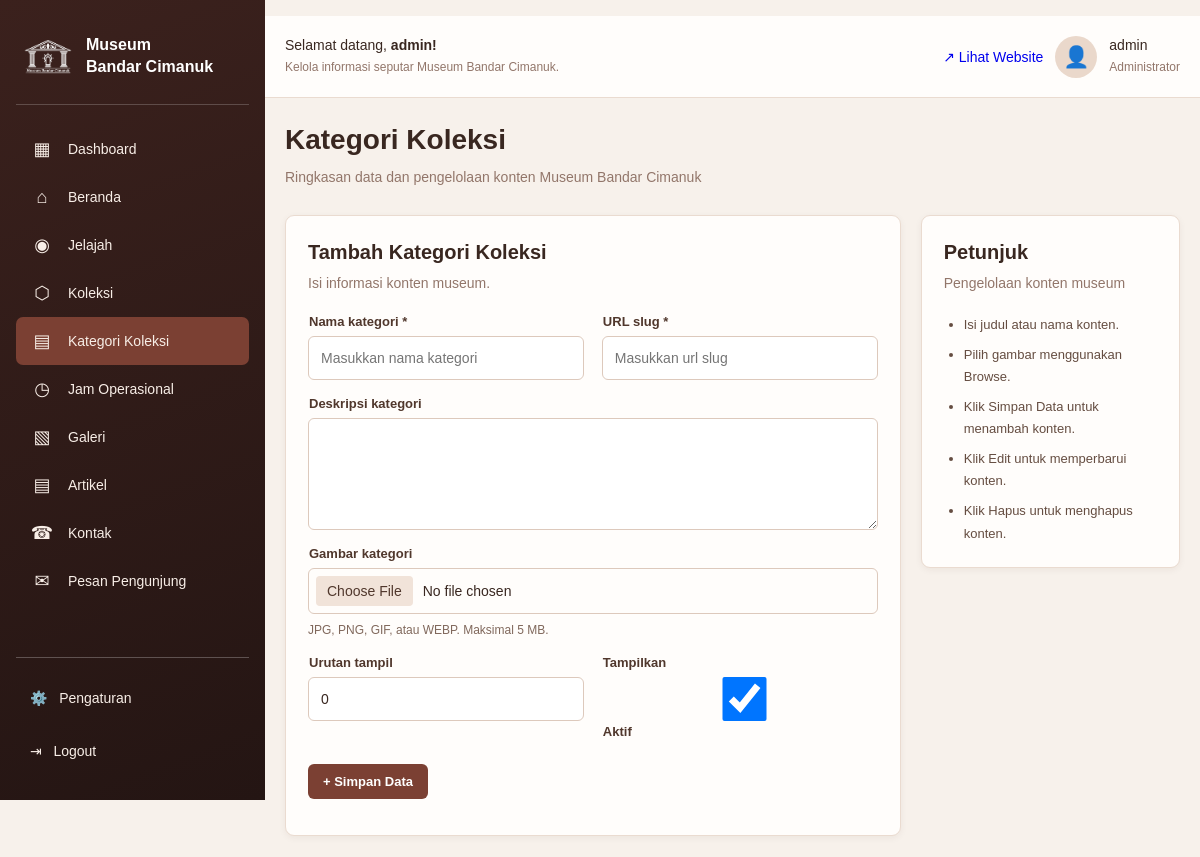
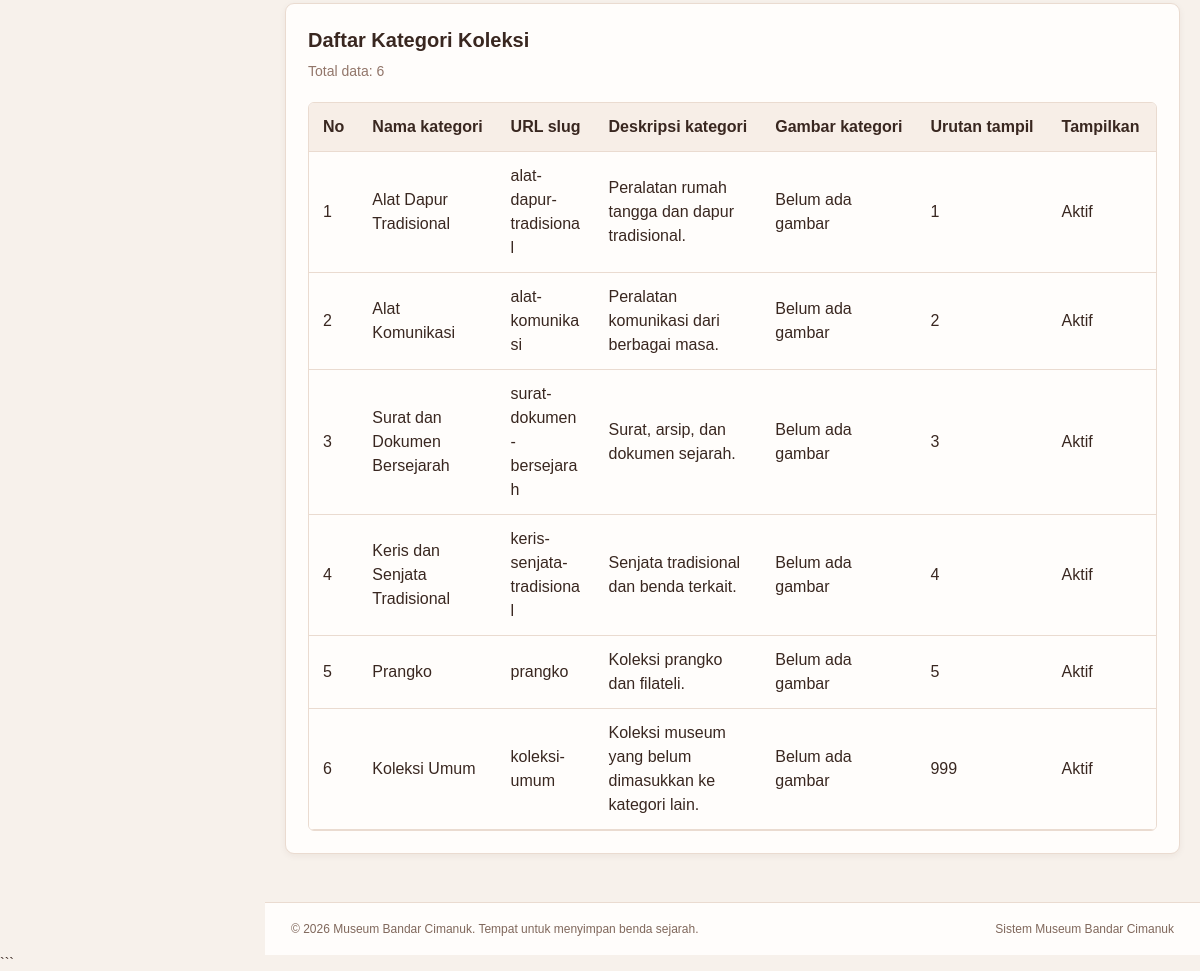
/kategori-koleksi.php (signed in), run on the app's committed database (2 pictures, top to bottom).
### tables this page shows
CREATE TABLE IF NOT EXISTS kategori_koleksi (
 id INT AUTO_INCREMENT PRIMARY KEY, nama VARCHAR(150) NOT NULL, slug VARCHAR(180) NOT NULL UNIQUE,
 deskripsi TEXT, gambar VARCHAR(255), sort_order INT NOT NULL DEFAULT 0,
 is_published TINYINT(1) NOT NULL DEFAULT 1,
 created_at TIMESTAMP DEFAULT CURRENT_TIMESTAMP,
 updated_at TIMESTAMP DEFAULT CURRENT_TIMESTAMP ON UPDATE CURRENT_TIMESTAMP
);

### kategori-koleksi.php (called while the page is built, shortened)
<?php
$table = 'kategori_koleksi';
$label = 'Kategori Koleksi';
$fields = [
    'nama' => ['label' => 'Nama kategori', 'type' => 'text', 'required' => true],
    'slug' => ['label' => 'URL slug', 'type' => 'text', 'required' => true],
    'deskripsi' => ['label' => 'Deskripsi kategori', 'type' => 'textarea', 'rows' => 4],
    'gambar' => ['label' => 'Gambar kategori', 'type' => 'image'],
    'sort_order' => ['label' => 'Urutan tampil', 'type' => 'number', 'min' => 0],
    'is_published' => ['label' => 'Tampilkan', 'type' => 'checkbox', 'default' => 1],
];
require 'crud_page.php';
?>

### crud_page.php (the view, shortened to what this page needs)
<?php
require_once 'auth.php';
require_once 'layout.php';
$normalizedFields = [];
foreach ($fields as $key => $field) {
    $normalizedFields[$key] = is_array($field)
        ? $field + ['label' => $key, 'type' => 'text']
        : ['label' => $field, 'type' => $key === 'gambar' ? 'image' : 'text'];
}
$edit = null;
$result = $conn->query("SELECT * FROM `$table` ORDER BY sort_order ASC, id DESC");
?>
<div class="two-col">
    <div class="panel">
        <div class="panel-head">
            <div>
                <h2>
                    <?= $edit ? 'Edit' : 'Tambah' ?>
                    <?= e($label) ?>
                </h2>
                <p>Isi informasi konten museum.</p>
            </div>
        </div>
        <form
            method="post"
            enctype="multipart/form-data"
            class="crud-form"
        >
            <?php foreach ($normalizedFields as $key => $field): ?>
                <?php $type = $field['type']; ?>
                <div class="form-field <?= in_array($type, ['textarea', 'image'], true) ? 'form-field-wide' : '' ?>">
                    <label for="content-<?= e($key) ?>">
                        <?= e($field['label']) ?>
                        <?= !empty($field['required']) ? '*' : '' ?>
                    </label>
                <?php if ($type === 'image'): ?>
                    <input
                        id="content-<?= e($key) ?>"
                        type="file"
                        name="<?= e($key) ?>"
                        accept=".jpg,.jpeg,.png,.gif,.webp"
                    >
                    <small class="field-help">JPG, PNG, GIF, atau WEBP. Maksimal 5 MB.</small>
                <?php elseif ($type === 'textarea'): ?>
                    <textarea
                        id="content-<?= e($key) ?>"
                        name="<?= e($key) ?>"
                        rows="<?= (int) ($field['rows'] ?? 4) ?>"
                        <?= !empty($field['required']) ? 'required' : '' ?>
                    ><?= e($edit[$key] ?? '') ?></textarea>
                <?php elseif ($type === 'checkbox'): ?>
                    <label class="checkbox-field">
                        <input
                            id="content-<?= e($key) ?>"
                            type="checkbox"
                            name="<?= e($key) ?>"
                            value="1"
                            <?= isset($edit[$key]) ? (!empty($edit[$key]) ? 'checked' : '') : (!empty($field['default']) ? 'checked' : '') ?>
                        >
                        <?= e($field['checked_label'] ?? 'Aktif') ?>
                    </label>
                <?php else: ?>
                    <input
                        id="content-<?= e($key) ?>"
                        type="<?= e(in_array($type, ['date', 'time', 'number', 'email', 'url', 'tel'], true) ? $type : 'text') ?>"
                        name="<?= e($key) ?>"
                        value="<?= e($edit[$key] ?? ($field['default'] ?? ($type === 'number' ? 0 : ''))) ?>"
                        <?= !empty($field['required']) ? 'required' : '' ?>
                        <?= isset($field['min']) ? 'min="' . (int) $field['min'] . '"' : '' ?>
                        <?= $type === 'number' ? 'step="1"' : '' ?>
                        placeholder="Masukkan <?= e(strtolower($field['label'])) ?>"
                    >
                <?php endif; ?>
                </div>
            <?php endforeach; ?>
            <div class="form-actions">
                <button
                    type="submit"
                    class="btn primary"
                >
                    <?= $edit ? 'Simpan Perubahan' : '+ Simpan Data' ?>
                </button>
            </div>
        </form>
    </div>
    <div class="panel">
        <div class="panel-head">
            <div>
                <h2>Petunjuk</h2>
                <p>Pengelolaan konten museum</p>
            </div>
        </div>
        <ul class="help-list">
            <li>Isi judul atau nama konten.</li>
            <li>Pilih gambar menggunakan Browse.</li>
            <li>Klik Simpan Data untuk menambah konten.</li>
            <li>Klik Edit untuk memperbarui konten.</li>
            <li>Klik Hapus untuk menghapus konten.</li>
        </ul>
    </div>
</div>
<div class="panel">
    <div class="panel-head">
        <div>
            <h2>Daftar <?= e($label) ?></h2>
            <p>
                Total data:
                <?= $result ? $result->num_rows : 0 ?>
            </p>
        </div>
    </div>
    <div class="table-wrap">
        <table class="crud-table">
            <thead>
                <tr>
                    <th>No</th>
                    <?php foreach ($normalizedFields as $field): ?>
                        <th><?= e($field['label']) ?></th>
                    <?php endforeach; ?>
                    <th>Tanggal Update</th>
                </tr>
            </thead>
            <tbody>
                <?php if ($result && $result->num_rows > 0): ?>
                    <?php $no = 1; ?>
                    <?php while ($row = $result->fetch_assoc()): ?>
                        <tr>
                            <td><?= $no++ ?></td>
                            <?php foreach ($normalizedFields as $key => $field): ?>
                                <td class="<?= $field['type'] === 'image' ? 'image-cell' : 'text-cell' ?>">
                                    <?php if ($field['type'] === 'image' && !empty($row[$key]) && is_file(__DIR__ . '/assets/uploads/' . basename($row[$key]))): ?>
                                        <img
                                            class="content-image"
                                            src="assets/uploads/<?= e(basename($row[$key])) ?>"
                                            alt="Gambar konten"
                                        >
                                    <?php elseif ($field['type'] === 'image'): ?>
                                        Belum ada gambar
                                    <?php elseif ($field['type'] === 'checkbox'): ?>
                                        <?= !empty($row[$key]) ? e($field['checked_label'] ?? 'Aktif') : 'Tidak' ?>
                                    <?php elseif ($field['type'] === 'select'): ?>
                                        <?= e($field['options'][$row[$key] ?? ''] ?? $row[$key] ?? '-') ?>
                                    <?php else: ?>
                                        <?= e(
                                            mb_strimwidth(
                                                $row[$key] ?? '',
                                                0,
                                                70,
                                                '...'
                                            )
                                        ) ?>
                                    <?php endif; ?>
                                </td>
                            <?php endforeach; ?>
                            <td class="date-cell">
                            </td>
                        </tr>
                    <?php endwhile; ?>
                <?php endif; ?>
            </tbody>
        </table>
    </div>
</div>

### assets/style.css (style rules this page uses)
* { box-sizing: border-box; }
html { min-height: 100%; }
body { margin: 0; font-family: Arial, Helvetica, sans-serif; color: #392720; background: #f7f1eb; font-size: 14px; }
.panel { min-width: 0; margin-bottom: 24px; padding: 22px; background: #fffdfb; border: 1px solid #eadbd0; border-radius: 9px; box-shadow: 0 2px 7px rgba(70, 40, 25, 0.06); }
.panel-head { display: flex; align-items: center; justify-content: space-between; gap: 16px; margin-bottom: 20px; }
.panel-head h2 { margin: 0 0 7px; font-size: 20px; line-height: 1.4; }
.panel-head p { margin: 0; color: #92766a; line-height: 1.5; }
.two-col { display: grid; grid-template-columns: minmax(0, 1.9fr) minmax(250px, 0.8fr); align-items: start; gap: 20px; }
.two-col > .panel { min-width: 0; }
.two-col .crud-form { display: grid; grid-template-columns: repeat(2, minmax(0, 1fr)); align-items: start; gap: 16px 18px; }
.form-field { min-width: 0; }
.form-field-wide, .two-col .form-actions { grid-column: 1 / -1; }
.form-field label { display: block; margin: 0 0 7px 1px; color: #50372c; font-size: 13px; font-weight: 700; }
.form-field input:not([type="hidden"]), .form-field textarea { display: block; width: 100%; min-width: 0; min-height: 44px; padding: 10px 12px; border: 1px solid #ddc9bc; border-radius: 6px; outline: none; background: #fff; color: #392720; font: inherit; font-size: 14px; transition: border-color 0.2s, box-shadow 0.2s; }
.form-field input[type="file"] { padding: 7px; background: #fffdfb; }
.form-field textarea { min-height: 112px; resize: vertical; line-height: 1.55; }
.field-help { display: block; margin-top: 7px; color: #80685c; font-size: 12px; line-height: 1.5; }
.two-col .form-actions { display: flex; flex-wrap: wrap; gap: 10px; margin-top: 2px; }
.help-list { margin: 0; padding-left: 20px; color: #654d41; font-size: 13px; line-height: 1.7; }
.help-list li + li { margin-top: 8px; }
.table-wrap { width: 100%; overflow-x: auto; border: 1px solid #eadbd0; border-radius: 6px; }
.crud-table { min-width: 760px; }
.crud-table th, .crud-table td { padding: 12px 14px; line-height: 1.5; }
.crud-table th { white-space: nowrap; }
.crud-table .text-cell { max-width: 300px; overflow-wrap: anywhere; }
.crud-table .image-cell { min-width: 100px; }
.crud-table .date-cell { min-width: 160px; color: #80685c; font-size: 12px; white-space: nowrap; }
table { width: 100%; border-collapse: collapse; background: #fffdfb; }
th, td { padding: 15px; border-bottom: 1px solid #eadbd0; text-align: left; vertical-align: middle; }
th { background: #f7eee7; color: #392720; font-weight: 700; }
.btn { display: inline-flex; align-items: center; justify-content: center; padding: 10px 15px; border: none; border-radius: 6px; font-family: inherit; font-size: 13px; font-weight: 600; text-decoration: none; cursor: pointer; }
.btn.primary { background: #7b4033; color: #ffffff; }

### data on the page
kategori_koleksi: nama "Alat Dapur Tradisional", slug "alat-dapur-tradisional", deskripsi "Peralatan rumah tangga dan dapur tradisional.", sort_order "1", checked_label "Aktif"
kategori_koleksi: nama "Alat Komunikasi", slug "alat-komunikasi", deskripsi "Peralatan komunikasi dari berbagai masa.", sort_order "2", checked_label "Aktif"
kategori_koleksi: nama "Surat dan Dokumen Bersejarah", slug "surat-dokumen-bersejarah", deskripsi "Surat, arsip, dan dokumen sejarah.", sort_order "3", checked_label "Aktif"
kategori_koleksi: nama "Keris dan Senjata Tradisional", slug "keris-senjata-tradisional", deskripsi "Senjata tradisional dan benda terkait.", sort_order "4", checked_label "Aktif"
kategori_koleksi: nama "Prangko", slug "prangko", deskripsi "Koleksi prangko dan filateli.", sort_order "5", checked_label "Aktif"
kategori_koleksi: nama "Koleksi Umum", slug "koleksi-umum", deskripsi "Koleksi museum yang belum dimasukkan ke kategori lain.", sort_order "999", checked_label "Aktif"

### other printed values
$item[0] "▦"
$item[1] "Dashboard"
$item[0] "⌂"
$item[1] "Beranda"
$item[0] "◉"
$item[1] "Jelajah"
$item[0] "⬡"
$item[1] "Koleksi"
$item[0] "▤"
$item[1] "Kategori Koleksi"
$item[0] "◷"
$item[1] "Jam Operasional"
$item[0] "▧"
$item[1] "Galeri"
$item[1] "Artikel"
